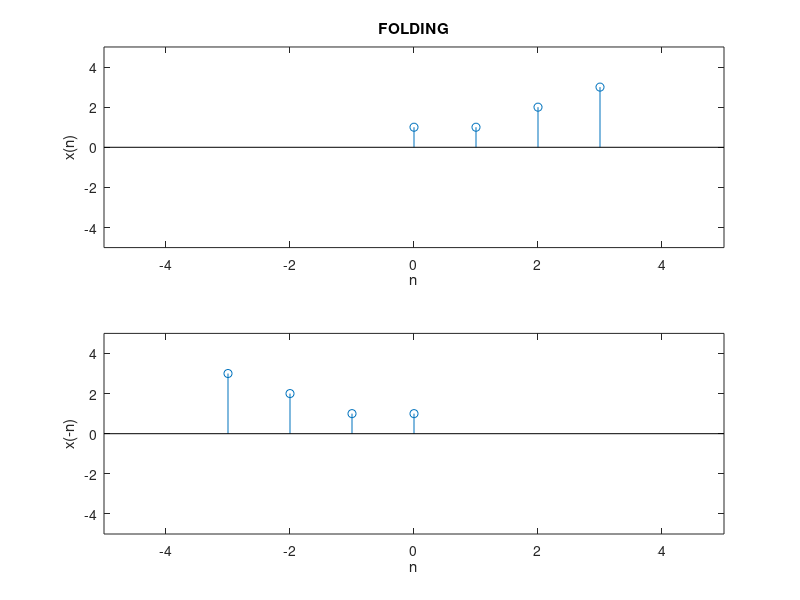

Write MATLAB code to recreate this figure.
clc; clear all;
y=[1 1 2 3];
n1=[0 1 2 3];
x=y(size(y,2):-1:1);
n=-n1(size(y,2):-1:1);
subplot(2,1,1),stem(n1,y);
title('FOLDING');
xlabel('n');ylabel('x(n)');
axis([-5 5 -5 5]);
subplot(2,1,2),stem(n,x);
xlabel('n');ylabel('x(-n)');
axis([-5 5 -5 5])
